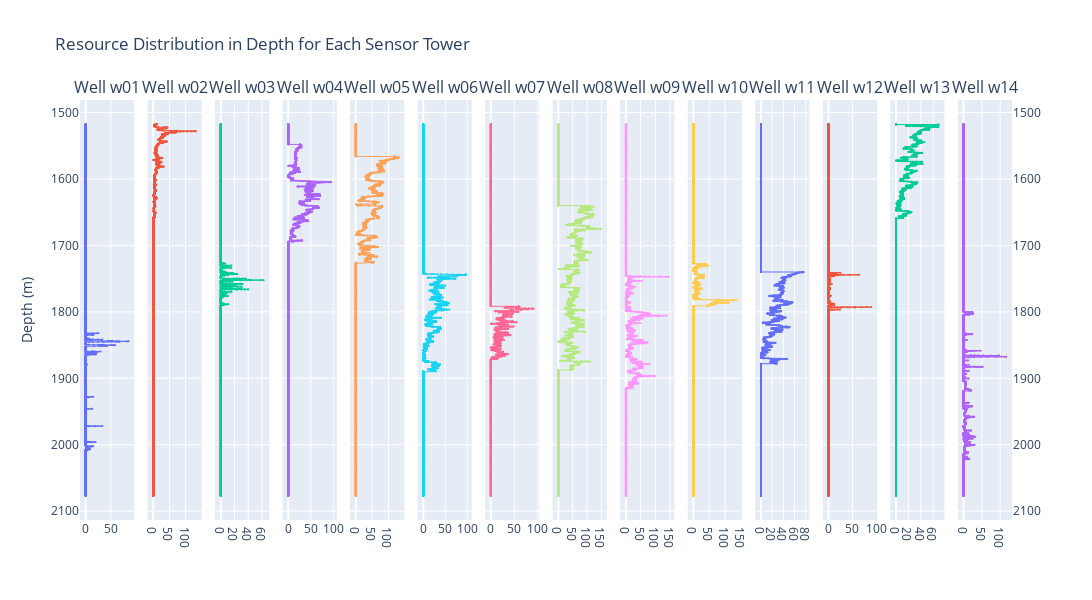

Notebook cell for this chart:
### Code cell
from plotly.subplots import make_subplots

# Determine the global minimum and maximum depths across all wells for uniform y-axis
min_depth = min(df['Depth'].min() for df in sensor_data_list)
max_depth = max(df['Depth'].max() for df in sensor_data_list)

# Create a uniform depth grid
uniform_depths = np.around(np.arange(min_depth, max_depth + 0.1, 0.1), decimals=1)  # Adjust step size if necessary

# Update each dataset to include the uniform depth grid
uniform_datasets = []
for df in sensor_data_list:
    df = align_index_step_size(df)
    # Set Depth as index and reindex with the uniform depths, filling missing values with 0
    uniform_df = df.set_index('Depth').reindex(uniform_depths, fill_value=0).reset_index()
    uniform_datasets.append(uniform_df)

# Create subplots: one for each well
num_wells = len(uniform_datasets)
fig = make_subplots(rows=1, cols=num_wells, subplot_titles=[f"Well {well}" for well in well_info['Well']])

# Add a line plot for each well
for idx, df in enumerate(uniform_datasets):
    well_name = well_info.iloc[idx]['Well']
    fig.add_trace(
        go.Scatter(
            x=df['Estimated Resources'],
            y=df['Depth'],
            mode='lines+markers',
            name=f'Well {well_name}',
            marker=dict(size=2),
            line=dict(width=1)
        ),
        row=1, col=idx+1
    )

# Update y-axis to be reversed and uniform
# Only show y-axis on the first and last subplot
for i in range(1, num_wells + 1):
    if i == 1:  # First subplot
        fig.update_yaxes(title_text="Depth (m)", autorange="reversed", range=[min_depth, max_depth],
                         row=1, col=i)
    elif i == num_wells:  # Last subplot
        fig.update_yaxes(autorange="reversed", range=[min_depth, max_depth],
                         row=1, col=i, showticklabels=True,  side='right')
    else:
        fig.update_yaxes(autorange="reversed", range=[min_depth, max_depth],
                         row=1, col=i, showticklabels=False)
        

# Update y-axis to be reversed and uniform
fig.update_yaxes(autorange="reversed", range=[min_depth, max_depth])

# Update layout to better fit the subplots
fig.update_layout(
    height=600,
    width=1550,
    title_text="Resource Distribution in Depth for Each Sensor Tower",
    showlegend=False
)

fig.show()

### Figure 1 — Plotly figure (JSON) as saved in the notebook; plotly's stock layout.template omitted (floating-point values rounded to 4 significant figures; data arrays with more than 128 entries replaced by an {"elided": "..."} marker saying what was removed)
{"data": [{"line": {"width": 1}, "marker": {"size": 2}, "mode": "lines+markers", "name": "Well w01", "type": "scatter", "x": {"elided": "5600 float values"}, "xaxis": "x", "y": {"elided": "5600 float values"}, "yaxis": "y"}, {"line": {"width": 1}, "marker": {"size": 2}, "mode": "lines+markers", "name": "Well w02", "type": "scatter", "x": {"elided": "5600 float values"}, "xaxis": "x2", "y": {"elided": "5600 float values"}, "yaxis": "y2"}, {"line": {"width": 1}, "marker": {"size": 2}, "mode": "lines+markers", "name": "Well w03", "type": "scatter", "x": {"elided": "5600 float values"}, "xaxis": "x3", "y": {"elided": "5600 float values"}, "yaxis": "y3"}, {"line": {"width": 1}, "marker": {"size": 2}, "mode": "lines+markers", "name": "Well w04", "type": "scatter", "x": {"elided": "5600 float values"}, "xaxis": "x4", "y": {"elided": "5600 float values"}, "yaxis": "y4"}, {"line": {"width": 1}, "marker": {"size": 2}, "mode": "lines+markers", "name": "Well w05", "type": "scatter", "x": {"elided": "5600 float values"}, "xaxis": "x5", "y": {"elided": "5600 float values"}, "yaxis": "y5"}, {"line": {"width": 1}, "marker": {"size": 2}, "mode": "lines+markers", "name": "Well w06", "type": "scatter", "x": {"elided": "5600 float values"}, "xaxis": "x6", "y": {"elided": "5600 float values"}, "yaxis": "y6"}, {"line": {"width": 1}, "marker": {"size": 2}, "mode": "lines+markers", "name": "Well w07", "type": "scatter", "x": {"elided": "5600 float values"}, "xaxis": "x7", "y": {"elided": "5600 float values"}, "yaxis": "y7"}, {"line": {"width": 1}, "marker": {"size": 2}, "mode": "lines+markers", "name": "Well w08", "type": "scatter", "x": {"elided": "5600 float values"}, "xaxis": "x8", "y": {"elided": "5600 float values"}, "yaxis": "y8"}, {"line": {"width": 1}, "marker": {"size": 2}, "mode": "lines+markers", "name": "Well w09", "type": "scatter", "x": {"elided": "5600 float values"}, "xaxis": "x9", "y": {"elided": "5600 float values"}, "yaxis": "y9"}, {"line": {"width": 1}, "marker": {"size": 2}, "mode": "lines+markers", "name": "Well w10", "type": "scatter", "x": {"elided": "5600 float values"}, "xaxis": "x10", "y": {"elided": "5600 float values"}, "yaxis": "y10"}, {"line": {"width": 1}, "marker": {"size": 2}, "mode": "lines+markers", "name": "Well w11", "type": "scatter", "x": {"elided": "5600 float values"}, "xaxis": "x11", "y": {"elided": "5600 float values"}, "yaxis": "y11"}, {"line": {"width": 1}, "marker": {"size": 2}, "mode": "lines+markers", "name": "Well w12", "type": "scatter", "x": {"elided": "5600 float values"}, "xaxis": "x12", "y": {"elided": "5600 float values"}, "yaxis": "y12"}, {"line": {"width": 1}, "marker": {"size": 2}, "mode": "lines+markers", "name": "Well w13", "type": "scatter", "x": {"elided": "5600 float values"}, "xaxis": "x13", "y": {"elided": "5600 float values"}, "yaxis": "y13"}, {"line": {"width": 1}, "marker": {"size": 2}, "mode": "lines+markers", "name": "Well w14", "type": "scatter", "x": {"elided": "5600 float values"}, "xaxis": "x14", "y": {"elided": "5600 float values"}, "yaxis": "y14"}], "layout": {"annotations": [{"font": {"size": 16}, "showarrow": false, "text": "Well w01", "x": 0.02908, "xanchor": "center", "xref": "paper", "y": 1, "yanchor": "bottom", "yref": "paper"}, {"font": {"size": 16}, "showarrow": false, "text": "Well w02", "x": 0.1015, "xanchor": "center", "xref": "paper", "y": 1, "yanchor": "bottom", "yref": "paper"}, {"font": {"size": 16}, "showarrow": false, "text": "Well w03", "x": 0.174, "xanchor": "center", "xref": "paper", "y": 1, "yanchor": "bottom", "yref": "paper"}, {"font": {"size": 16}, "showarrow": false, "text": "Well w04", "x": 0.2464, "xanchor": "center", "xref": "paper", "y": 1, "yanchor": "bottom", "yref": "paper"}, {"font": {"size": 16}, "showarrow": false, "text": "Well w05", "x": 0.3189, "xanchor": "center", "xref": "paper", "y": 1, "yanchor": "bottom", "yref": "paper"}, {"font": {"size": 16}, "showarrow": false, "text": "Well w06", "x": 0.3913, "xanchor": "center", "xref": "paper", "y": 1, "yanchor": "bottom", "yref": "paper"}, {"font": {"size": 16}, "showarrow": false, "text": "Well w07", "x": 0.4638, "xanchor": "center", "xref": "paper", "y": 1, "yanchor": "bottom", "yref": "paper"}, {"font": {"size": 16}, "showarrow": false, "text": "Well w08", "x": 0.5362, "xanchor": "center", "xref": "paper", "y": 1, "yanchor": "bottom", "yref": "paper"}, {"font": {"size": 16}, "showarrow": false, "text": "Well w09", "x": 0.6087, "xanchor": "center", "xref": "paper", "y": 1, "yanchor": "bottom", "yref": "paper"}, {"font": {"size": 16}, "showarrow": false, "text": "Well w10", "x": 0.6811, "xanchor": "center", "xref": "paper", "y": 1, "yanchor": "bottom", "yref": "paper"}, {"font": {"size": 16}, "showarrow": false, "text": "Well w11", "x": 0.7536, "xanchor": "center", "xref": "paper", "y": 1, "yanchor": "bottom", "yref": "paper"}, {"font": {"size": 16}, "showarrow": false, "text": "Well w12", "x": 0.826, "xanchor": "center", "xref": "paper", "y": 1, "yanchor": "bottom", "yref": "paper"}, {"font": {"size": 16}, "showarrow": false, "text": "Well w13", "x": 0.8985, "xanchor": "center", "xref": "paper", "y": 1, "yanchor": "bottom", "yref": "paper"}, {"font": {"size": 16}, "showarrow": false, "text": "Well w14", "x": 0.9709, "xanchor": "center", "xref": "paper", "y": 1, "yanchor": "bottom", "yref": "paper"}], "height": 600, "showlegend": false, "title": {"text": "Resource Distribution in Depth for Each Sensor Tower"}, "width": 1550, "xaxis": {"anchor": "y", "domain": [0, 0.05816]}, "xaxis10": {"anchor": "y10", "domain": [0.652, 0.7102]}, "xaxis11": {"anchor": "y11", "domain": [0.7245, 0.7827]}, "xaxis12": {"anchor": "y12", "domain": [0.7969, 0.8551]}, "xaxis13": {"anchor": "y13", "domain": [0.8694, 0.9276]}, "xaxis14": {"anchor": "y14", "domain": [0.9418, 1]}, "xaxis2": {"anchor": "y2", "domain": [0.07245, 0.1306]}, "xaxis3": {"anchor": "y3", "domain": [0.1449, 0.2031]}, "xaxis4": {"anchor": "y4", "domain": [0.2173, 0.2755]}, "xaxis5": {"anchor": "y5", "domain": [0.2898, 0.348]}, "xaxis6": {"anchor": "y6", "domain": [0.3622, 0.4204]}, "xaxis7": {"anchor": "y7", "domain": [0.4347, 0.4929]}, "xaxis8": {"anchor": "y8", "domain": [0.5071, 0.5653]}, "xaxis9": {"anchor": "y9", "domain": [0.5796, 0.6378]}, "yaxis": {"anchor": "x", "autorange": "reversed", "domain": [0, 1], "range": [1517.0, 2077.0], "title": {"text": "Depth (m)"}}, "yaxis10": {"anchor": "x10", "autorange": "reversed", "domain": [0, 1], "range": [1517.0, 2077.0], "showticklabels": false}, "yaxis11": {"anchor": "x11", "autorange": "reversed", "domain": [0, 1], "range": [1517.0, 2077.0], "showticklabels": false}, "yaxis12": {"anchor": "x12", "autorange": "reversed", "domain": [0, 1], "range": [1517.0, 2077.0], "showticklabels": false}, "yaxis13": {"anchor": "x13", "autorange": "reversed", "domain": [0, 1], "range": [1517.0, 2077.0], "showticklabels": false}, "yaxis14": {"anchor": "x14", "autorange": "reversed", "domain": [0, 1], "range": [1517.0, 2077.0], "showticklabels": true, "side": "right"}, "yaxis2": {"anchor": "x2", "autorange": "reversed", "domain": [0, 1], "range": [1517.0, 2077.0], "showticklabels": false}, "yaxis3": {"anchor": "x3", "autorange": "reversed", "domain": [0, 1], "range": [1517.0, 2077.0], "showticklabels": false}, "yaxis4": {"anchor": "x4", "autorange": "reversed", "domain": [0, 1], "range": [1517.0, 2077.0], "showticklabels": false}, "yaxis5": {"anchor": "x5", "autorange": "reversed", "domain": [0, 1], "range": [1517.0, 2077.0], "showticklabels": false}, "yaxis6": {"anchor": "x6", "autorange": "reversed", "domain": [0, 1], "range": [1517.0, 2077.0], "showticklabels": false}, "yaxis7": {"anchor": "x7", "autorange": "reversed", "domain": [0, 1], "range": [1517.0, 2077.0], "showticklabels": false}, "yaxis8": {"anchor": "x8", "autorange": "reversed", "domain": [0, 1], "range": [1517.0, 2077.0], "showticklabels": false}, "yaxis9": {"anchor": "x9", "autorange": "reversed", "domain": [0, 1], "range": [1517.0, 2077.0], "showticklabels": false}}}
